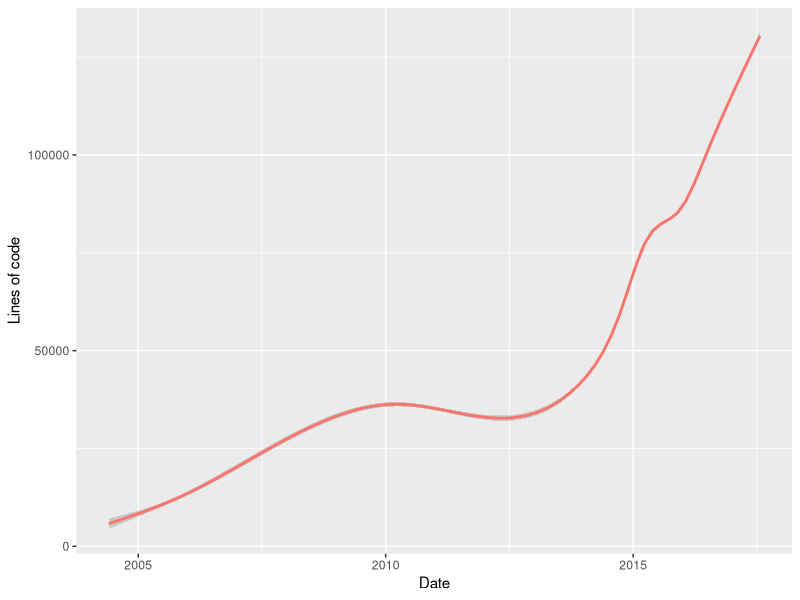

The R source for this figure:
require(ggplot2)
require(xts)
require(reshape2)

# from http://www.r-bloggers.com/plotting-git-statistics/

options(scipen=5)

#setwd('/home/git/Rproject/gitStats/') 
#Sys.setenv(TZ="GMT")
tmp=as.matrix(read.table('history.csv',sep=',',header=FALSE))
commits=xts(cbind(as.double(tmp[,4]),as.double(tmp[,5])),order.by=as.POSIXct(strptime(tmp[,2],'%Y-%m-%d %H:%M:%S')))

colnames(commits)=c('Getenv','LOC')

getenv=data.frame(Date=as.Date(index(commits)),Getenv=as.numeric(commits$Getenv))
getenv=melt(getenv,id.vars=c('Date'))

loc=data.frame(Date=as.Date(index(commits)),LOC=as.numeric(commits$LOC))
loc=melt(loc,id.vars=c('Date'))

#png('gitStats.png',width=500)
pdf('history.pdf',, width=6, height=3)
print(ggplot(getenv,aes(Date,value,color=variable))+
	#geom_jitter(data=getenv, alpha=.65,size=3) +
	#geom_line (data=getenv, alpha=.95) +
	#geom_line (data=loc, alpha=.95) +
	geom_smooth (data=getenv) +
# wrong:
# geom_vline(xintercept = 14144) +   # for wget
# geom_vline(xintercept = 14365) +   # for chromium
	guides(colour=FALSE) +
	ylab("Lines of code")
	)
dev.off()
#?trans_new
#scale_y_continuous(limits = c(0, 100)) +
